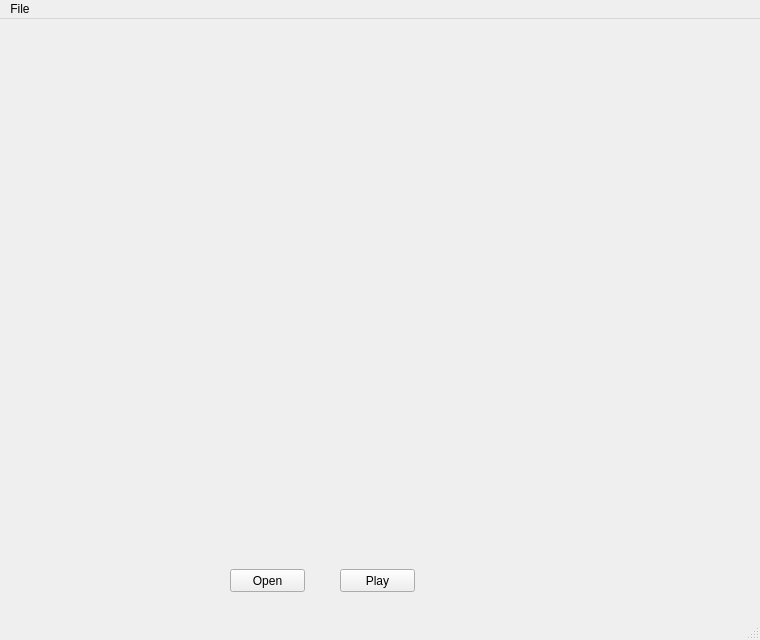
<?xml version="1.0" encoding="UTF-8"?>
<ui version="4.0">
 <class>MainWindow</class>
 <widget class="QMainWindow" name="MainWindow">
  <property name="geometry">
   <rect>
    <x>0</x>
    <y>0</y>
    <width>760</width>
    <height>640</height>
   </rect>
  </property>
  <property name="windowTitle">
   <string>Video Window</string>
  </property>
  <property name="windowIcon">
   <iconset>
    <normaloff>Spark DNA Logo.png</normaloff>Spark DNA Logo.png</iconset>
  </property>
  <widget class="QWidget" name="centralwidget">
   <widget class="QPushButton" name="openButton">
    <property name="geometry">
     <rect>
      <x>230</x>
      <y>550</y>
      <width>75</width>
      <height>23</height>
     </rect>
    </property>
    <property name="text">
     <string>Open</string>
    </property>
   </widget>
   <widget class="QPushButton" name="playButton">
    <property name="geometry">
     <rect>
      <x>340</x>
      <y>550</y>
      <width>75</width>
      <height>23</height>
     </rect>
    </property>
    <property name="text">
     <string>Play</string>
    </property>
   </widget>
   <widget class="QWidget" name="gridLayoutWidget">
    <property name="geometry">
     <rect>
      <x>550</x>
      <y>10</y>
      <width>191</width>
      <height>521</height>
     </rect>
    </property>
    <layout class="QGridLayout" name="gridLayout">
     <item row="0" column="0">
      <layout class="QVBoxLayout" name="frameLayout"/>
     </item>
    </layout>
   </widget>
  </widget>
  <widget class="QMenuBar" name="menubar">
   <property name="geometry">
    <rect>
     <x>0</x>
     <y>0</y>
     <width>760</width>
     <height>21</height>
    </rect>
   </property>
   <widget class="QMenu" name="menuFile">
    <property name="title">
     <string>File</string>
    </property>
    <addaction name="actionExit"/>
   </widget>
   <addaction name="menuFile"/>
  </widget>
  <widget class="QStatusBar" name="statusbar"/>
  <action name="actionOpen">
   <property name="text">
    <string>Open</string>
   </property>
  </action>
  <action name="actionExit">
   <property name="text">
    <string>Exit</string>
   </property>
  </action>
 </widget>
 <resources/>
 <connections>
  <connection>
   <sender>actionExit</sender>
   <signal>triggered()</signal>
   <receiver>MainWindow</receiver>
   <slot>close()</slot>
   <hints>
    <hint type="sourcelabel">
     <x>-1</x>
     <y>-1</y>
    </hint>
    <hint type="destinationlabel">
     <x>539</x>
     <y>319</y>
    </hint>
   </hints>
  </connection>
 </connections>
</ui>
